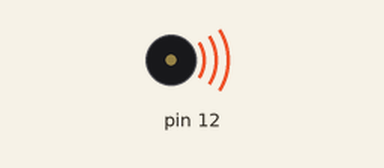
The sketch below on a simulated Arduino Uno, built with avr-gcc and run on an emulated ATmega328P. Parts: buzzer (waves = sounding).

Above: at 0.15 s.
At 5.2 s:
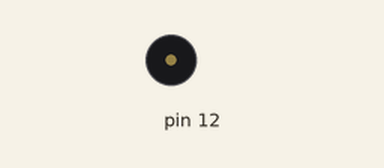
Timing chart, 0 to 7.5 s (numbered marks = the images above):
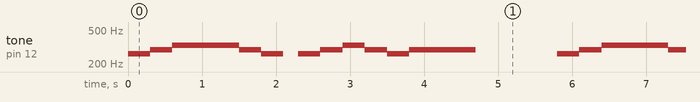

Measured:
- by itself, tone on pin 12: repeats every 5.8 s: 294 Hz 0.30 s, 330 Hz 0.90 s, 294 Hz 0.30 s, 262 Hz 0.30 s, silent 0.20 s, 262 Hz 0.30 s, 294 Hz 0.30 s, 330 Hz 0.30 s, 294 Hz 0.30 s, 262 Hz 0.30 s, 294 Hz 0.90 s, silent 1.1 s, 262 Hz 0.30 s

The sketch:

d1_Sound.ino
```cpp
static int  PIEZO  = 12;
static long LENGTH = 300;    // 音を鳴らす時間の長さ

void setup() {
  pinMode(12, OUTPUT);       // 12番ピンを出力に設定
}

// 繰り返し実行される部分
void loop() {
   tone(12, 262);            // 音を鳴らす：ド
   delay(LENGTH);
   tone(12, 294);            // 音を鳴らす：レ
   delay(LENGTH);
   tone(12, 330);            // 音を鳴らす：ミ
   delay(LENGTH*3);
   tone(12, 294);            // 音を鳴らす：レ
   delay(LENGTH);
   tone(12, 262, LENGTH);    // 音を鳴らす：ド
   delay(500);

   tone(12, 262);            // 音を鳴らす：ド
   delay(LENGTH);
   tone(12, 294);            // 音を鳴らす：レ
   delay(LENGTH);
   tone(12, 330);            // 音を鳴らす：ミ
   delay(LENGTH);
   tone(12, 294);            // 音を鳴らす：レ
   delay(LENGTH);
   tone(12, 262);            // 音を鳴らす：ド
   delay(LENGTH);
   tone(12, 294, LENGTH*3);  // 音を鳴らす：レ

   delay(2000);              // 2秒待つ
}
```
